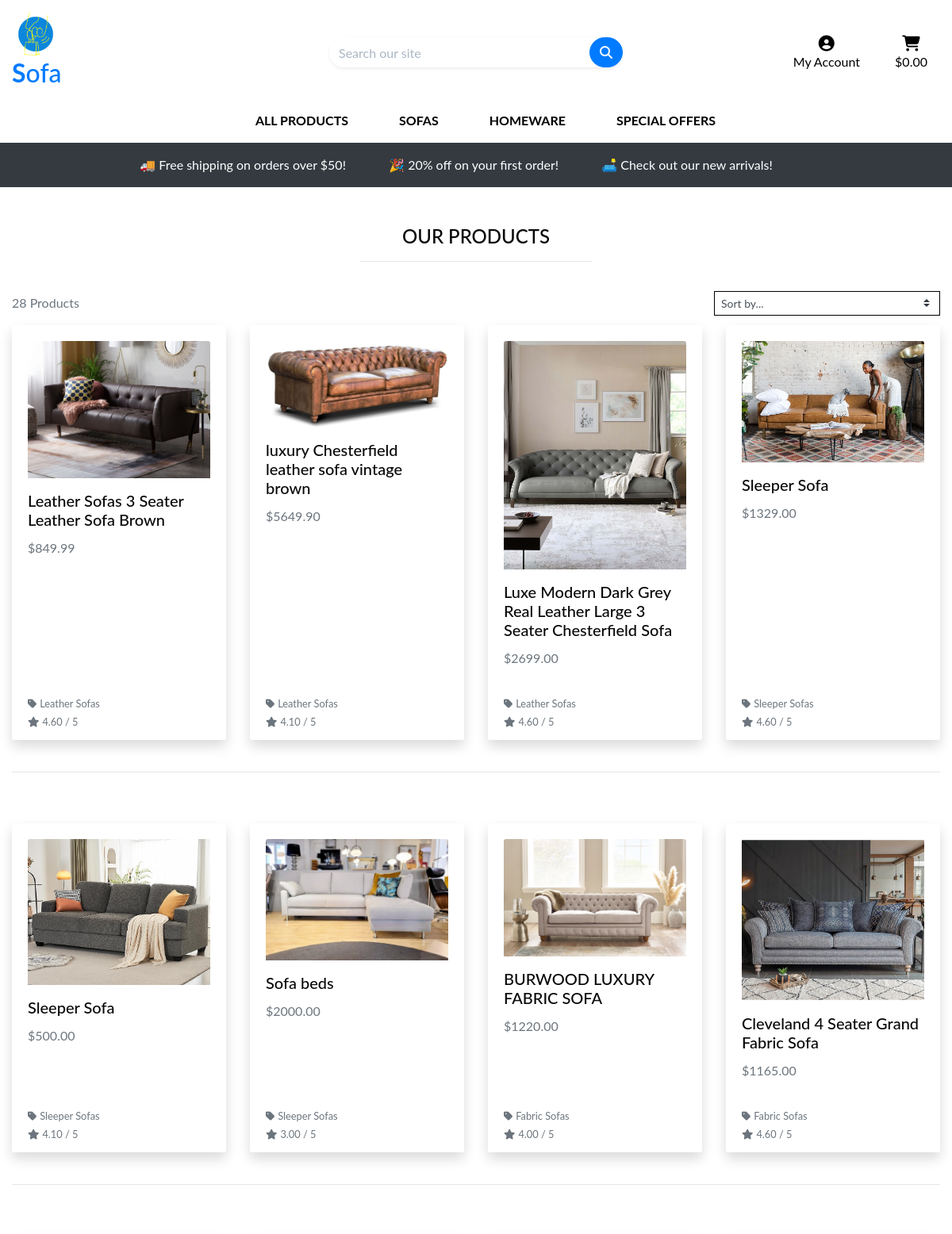
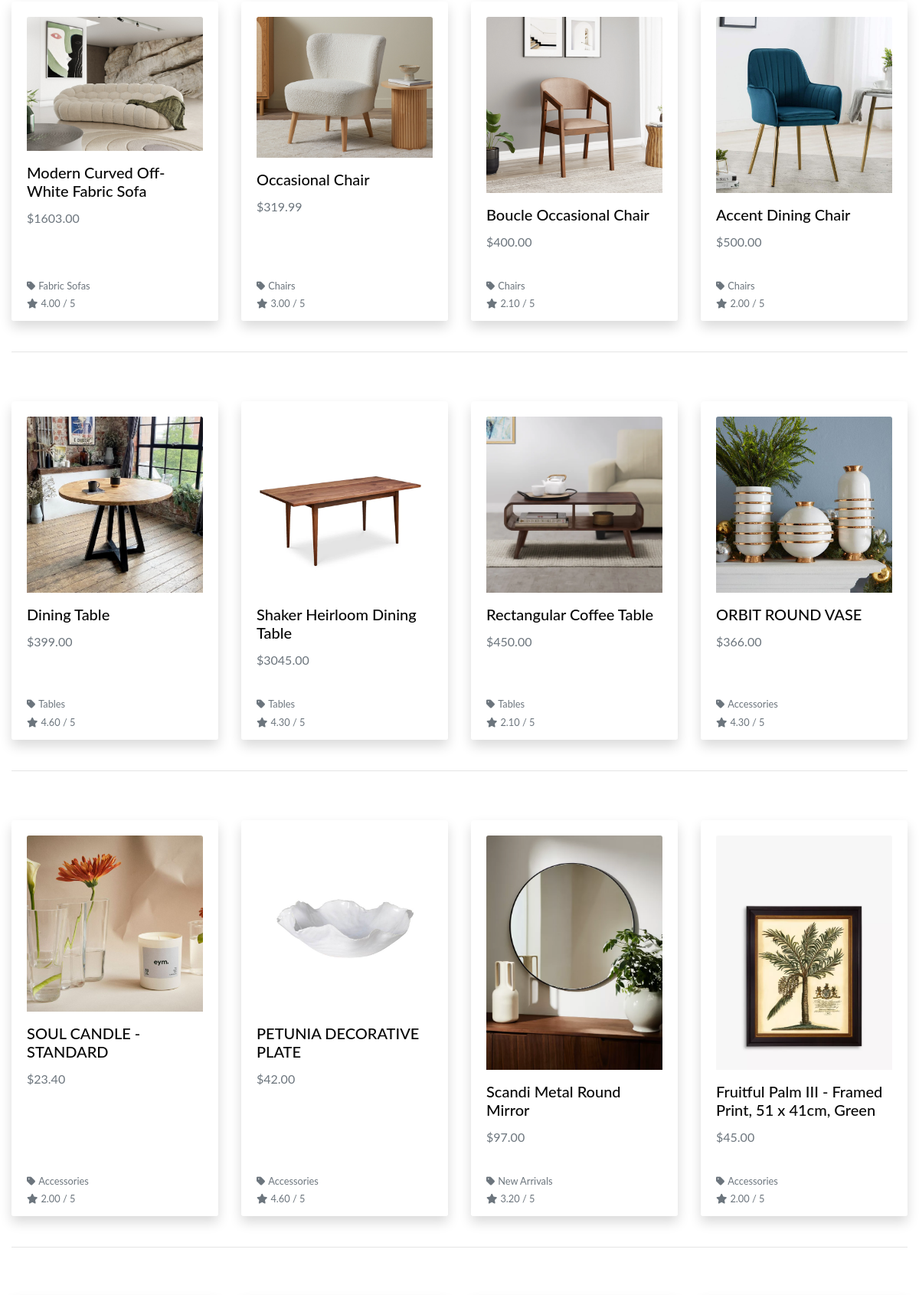
Screenshot of /products/ (upper part) with the database file from the repository (2 pictures, top to bottom).
### products/models.py (models this page shows, shortened)
class Product(models.Model):
    category = models.ForeignKey('Category', null=True, blank=True, on_delete=models.SET_NULL)
    sku = models.CharField(max_length=254, null=True, blank=True)
    name = models.CharField(max_length=254)
    description = models.TextField()
    price = models.DecimalField(max_digits=6, decimal_places=2)
    rating = models.DecimalField(max_digits=6, decimal_places=2, null=True, blank=True)
    image_url = models.URLField(max_length=1024, null=True, blank=True)
    image = models.ImageField(null=True, blank=True)

class Category(models.Model):
    class Meta:
        verbose_name_plural = 'Categories'
    name = models.CharField(max_length=254)
    friendly_name = models.CharField(max_length=254, null=True, blank=True)

### products/views.py (the view, shortened to what this page needs)
# urls.py: path('', views.all_products, name='products'),
def all_products(request):
    products = Product.objects.all()
    query = None
    categories = None
    sort = None
    direction = None
    current_sorting = f'{sort}_{direction}'
    context = {
        'products': products,
        'search_term': query,
        'current_categories': categories,
        'current_sorting': current_sorting,
    }
    return render(request, 'products/products.html', context)

### bag/contexts.py (called while the page is built, shortened)
def bag_contents(request):
    bag_items = []
    total = 0
    product_count = 0
    bag = request.session.get('bag', {})
    if total < settings.FREE_DELIVERY_THRESHOLD:
        delivery = total * Decimal(settings.STANDARD_DELIVERY_PERCENTAGE / 100)
        free_delivery_delta = settings.FREE_DELIVERY_THRESHOLD - total
    else:
        delivery = 0
        free_delivery_delta = 0
    grand_total = delivery + total
    context = {
        'bag_items': bag_items,
        'total': total,
        'product_count': product_count,
        'delivery': delivery,
        'free_delivery_delta': free_delivery_delta,
        'free_delivery_threshold': settings.FREE_DELIVERY_THRESHOLD,
        'grand_total': grand_total,
    }
    return context

### products/templates/products/products.html (shortened to what this page needs)
{% extends "base.html" %}
{% load static %}
{% block content %}
<div class="container-fluid">
    <div class="row justify-content-center mt-5">
        <div class="col text-center">
            <h4 class="logo-font">Our Products</h4>
            <hr class="w-25 mb-4 mx-auto">
        </div>
    </div>
    <div class="row justify-content-center">
        <div class="col-12 col-md-6 my-auto order-md-last d-flex justify-content-center justify-content-md-end">
            <div class="sort-select-wrapper w-50">
                <select id="sort-selector" class="custom-select custom-select-sm rounded-0 border border-{% if current_sorting != 'None_None' %}info{% else %}black{% endif %}">
                    <option value="reset" {% if current_sorting == 'None_None' %}selected{% endif %}>Sort by...</option>
                </select>
            </div>
        </div>
        <div class="col-12 col-md-6 order-md-first">
            <p class="text-muted mt-3 text-center text-md-left">
                {{ products|length }} Products{% if search_term %} found for <strong>"{{ search_term }}"</strong>{% endif %}
            </p>
        </div>
    </div>
    <div class="row justify-content-center">
        {% for product in products %}
            <div class="col-lg-3 col-md-4 col-sm-6 mb-4">
                <div class="card h-100 border-0 shadow">
                    <div class="card-body">
                        {% if product.image %}
                            <a href="{% url 'product_detail' product.id %}">
                                <img class="card-img-top img-fluid" src="{{ product.image.url }}" alt="{{ product.name }}">
                            </a>
                        {% else %}
                            <a href="{% url 'product_detail' product.id %}">
                                <img class="card-img-top img-fluid" src="{{ MEDIA_URL }}noimage.png" alt="{{ product.name }}">
                            </a>
                        {% endif %}
                        <h5 class="card-title mt-3">{{ product.name }}</h5>
                        <p class="card-text text-muted">${{ product.price }}</p>
                    </div>
                    <div class="card-footer bg-white border-0">
                        {% if product.category %}
                            <p class="small mt-1 mb-0">
                                <a class="text-muted" href="{% url 'products' %}?category={{ product.category.name }}">
                                    <i class="fas fa-tag mr-1"></i>{{ product.category.friendly_name }}
                                </a>
                            </p>
                        {% endif %}
                        {% if product.rating %}
                            <small class="text-muted"><i class="fas fa-star mr-1"></i>{{ product.rating }} / 5</small>
                        {% else %}
                            <small class="text-muted">No Rating</small>
                        {% endif %}
                    </div>
                </div>
            </div>
            {% if forloop.counter|divisibleby:4 %}
                <div class="col-12 d-none d-xl-block mb-5">
                    <hr>
                </div>
            {% endif %}
        {% endfor %}
    </div>
</div>
{% endblock %}

### static/css/base.css (style rules this page uses)
html { height: 100%; }
body { height: calc(100vh - 164px); color: #080808; font-family: 'Lato'; }
.logo-font { text-transform: uppercase; }
.border-black { border: 1px solid black !important; }
.container-fluid { position: relative; z-index: 2; }

### rows the page displays
Product: image (picture), name "Leather Sofas 3 Seater Leather Sofa Brown", price "849.99", category.friendly_name "Leather Sofas", rating "4.60"
Product: image (picture), name "luxury Chesterfield leather sofa vintage brown", price "5649.90", category.friendly_name "Leather Sofas", rating "4.10"
Product: image (picture), name "Luxe Modern Dark Grey Real Leather Large 3 Seater Chesterfield Sofa", price "2699.00", category.friendly_name "Leather Sofas", rating "4.60"
Product: image (picture), name "Sleeper Sofa", price "1329.00", category.friendly_name "Sleeper Sofas", rating "4.60"
Product: image (picture), name "Sleeper Sofa", price "500.00", category.friendly_name "Sleeper Sofas", rating "4.10"
Product: image (picture), name "Sofa beds", price "2000.00", category.friendly_name "Sleeper Sofas", rating "3.00"
Product: image (picture), name "BURWOOD LUXURY FABRIC SOFA", price "1220.00", category.friendly_name "Fabric Sofas", rating "4.00"
Product: image (picture), name "Cleveland 4 Seater Grand Fabric Sofa", price "1165.00", category.friendly_name "Fabric Sofas", rating "4.60"
Product: image (picture), name "Modern Curved Off-White Fabric Sofa", price "1603.00", category.friendly_name "Fabric Sofas", rating "4.00"
Product: image (picture), name "Occasional Chair", price "319.99", category.friendly_name "Chairs", rating "3.00"
Product: image (picture), name "Boucle Occasional Chair", price "400.00", category.friendly_name "Chairs", rating "2.10"
Product: image (picture), name "Accent Dining Chair", price "500.00", category.friendly_name "Chairs", rating "2.00"
Product: image (picture), name "Dining Table", price "399.00", category.friendly_name "Tables", rating "4.60"
Product: image (picture), name "Shaker Heirloom Dining Table", price "3045.00", category.friendly_name "Tables", rating "4.30"
Product: image (picture), name "Rectangular Coffee Table", price "450.00", category.friendly_name "Tables", rating "2.10"
Product: image (picture), name "ORBIT ROUND VASE", price "366.00", category.friendly_name "Accessories", rating "4.30"
Product: image (picture), name "SOUL CANDLE - STANDARD", price "23.40", category.friendly_name "Accessories", rating "2.00"
Product: image (picture), name "PETUNIA DECORATIVE PLATE", price "42.00", category.friendly_name "Accessories", rating "4.60"
Product: image (picture), name "Scandi Metal Round Mirror", price "97.00", category.friendly_name "New Arrivals", rating "3.20"
Product: image (picture), name "Fruitful Palm III - Framed Print, 51 x 41cm, Green", price "45.00", category.friendly_name "Accessories", rating "2.00"

### other values shown
{{ free_delivery_threshold }} "50"
{{ products|length }} "28"
